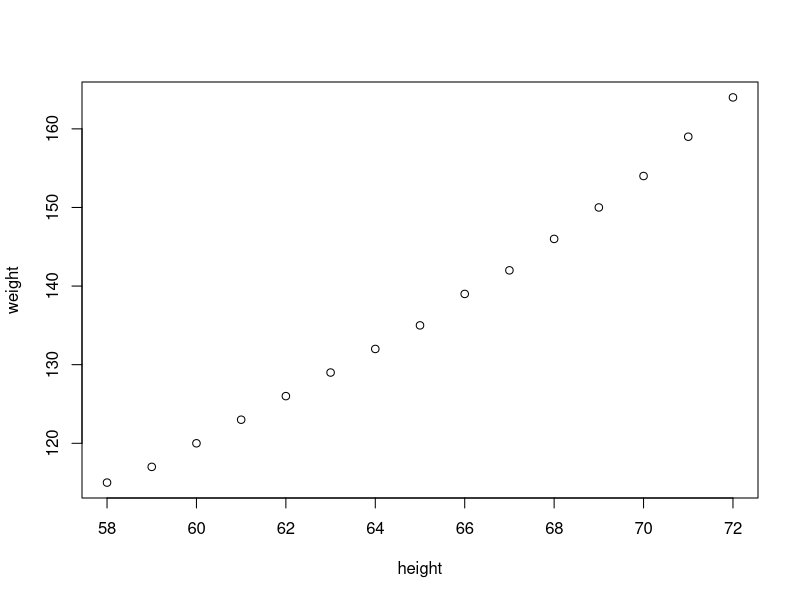
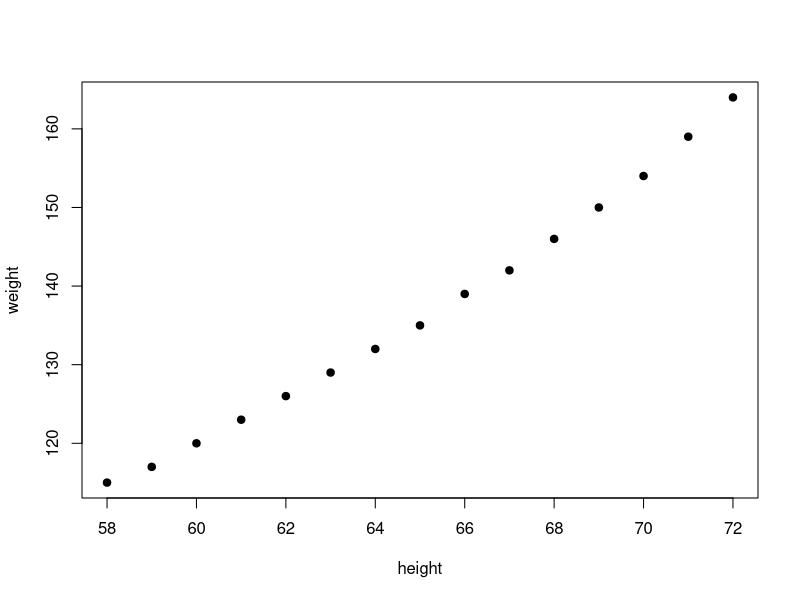
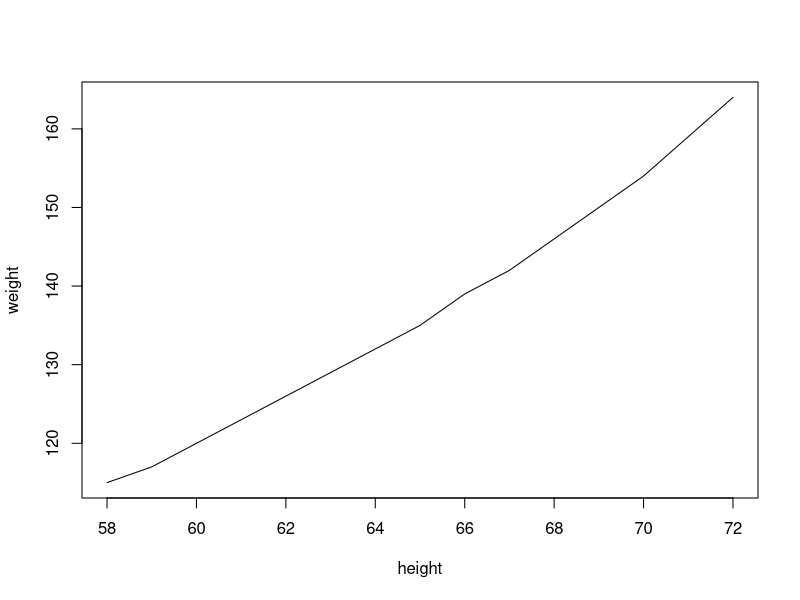
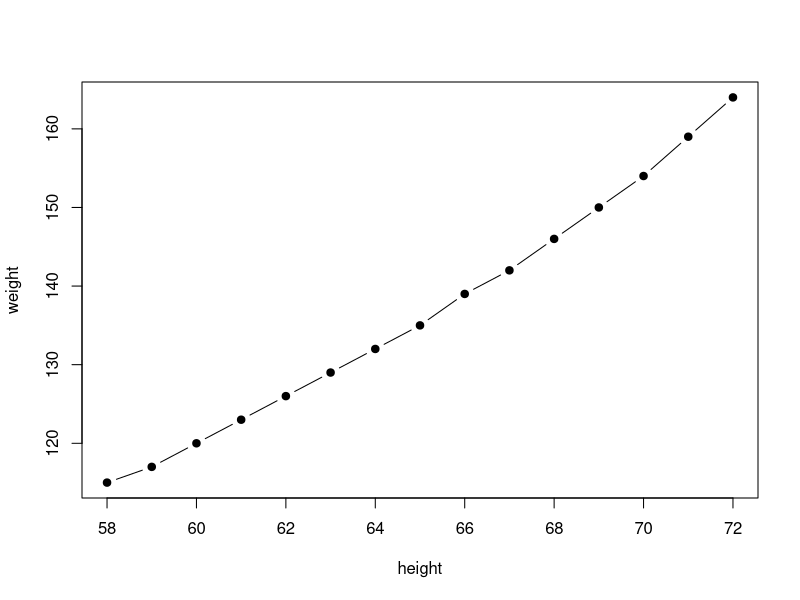
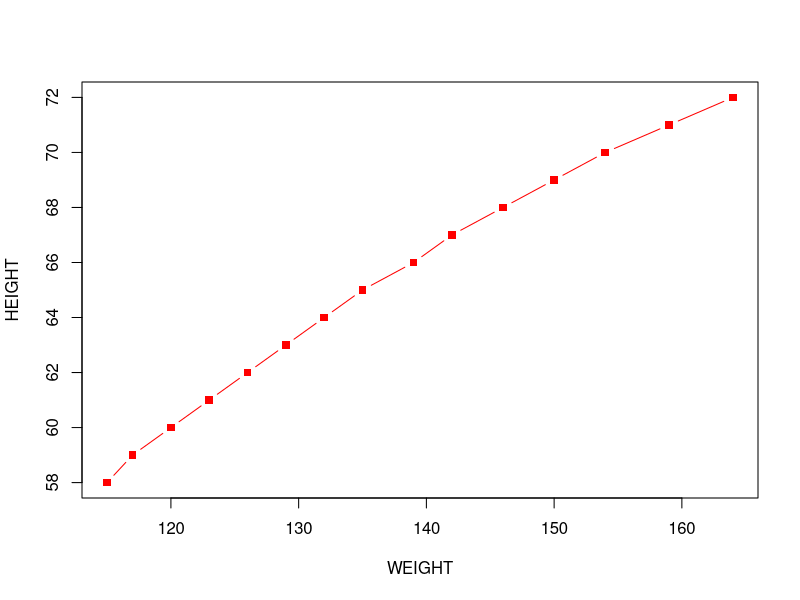
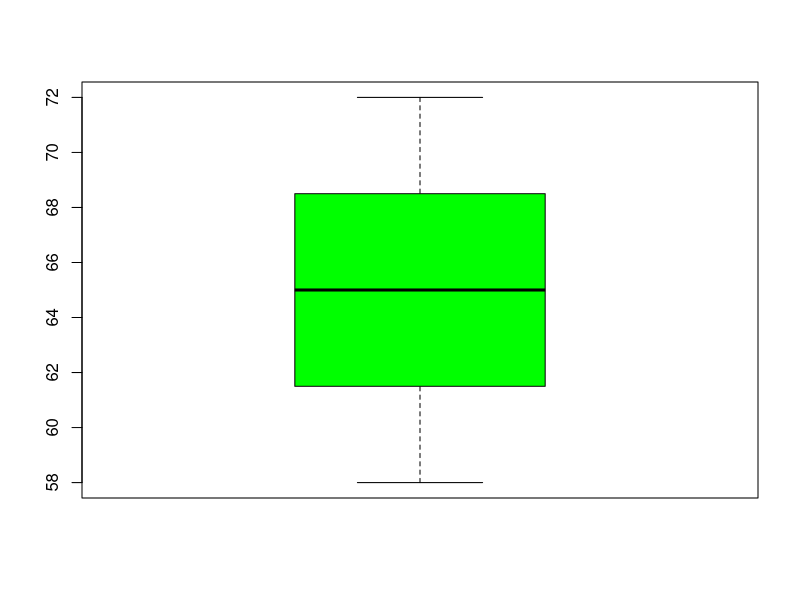
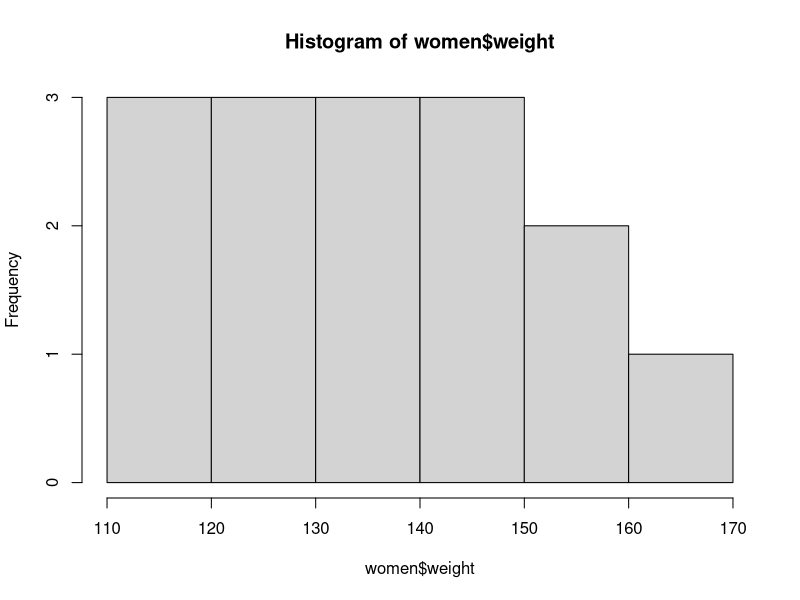
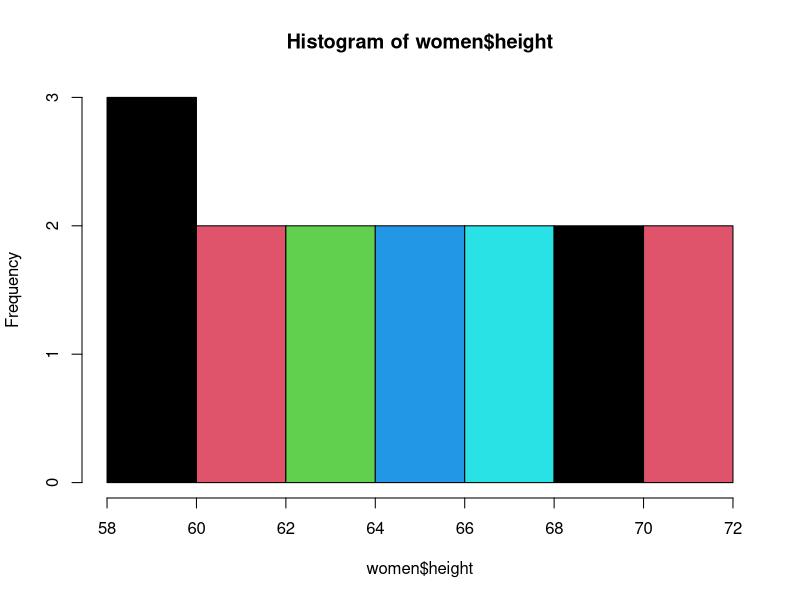

The R script that drew these images, in order: (Note: this script raises an error after producing the figures.)
women
plot(women)
plot(women, type='p',pch=19)
plot(women, type='l')
plot(women, type='b',pch=19)
plot(women$weight,women$height, pch=15,xlab = 'WEIGHT',ylab = 'HEIGHT', col='red',type='b')
quantile(women$height, seq(0,1,.1))
boxplot(women$height, col = 'green') 
stem(women$height)
hist(women$weight)
hist(women$height, breaks=5,col=1:5)
(x=rnorm(100,50,10))
hist(x, freq = F)
lines(density(x))
gender
xlables = c('A','B','C','D')
labels2 = paste(xlables, round(x/sum(x),2)*100, sep="-")
pie(table(gender))
x=c(10,20,40,50)
pie(x,labels = labels2)
barplot(x,col = 1:4)

#corelation plot
pairs(women)
cor(women$height,women$weight)
cov(women$height,women$weight)
cor(mtcars)
pairs(mtcars[1:4])
x3 = runif(100,0,150)
x3 = ceiling(x3)
range(x3)
breaks = seq(0,150,15)
length(breaks)
x3.cut = cut(x3, breaks)
x3.cut
table(x3.cut)
cbind(table(x3.cut))
barplot(rbind(table(x3.cut)))
